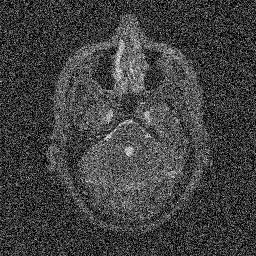
#> input picture frame 2 of HW1/2/MRI-Head.avi, 256 x 256 px
$ python 2.py
#> lines starting #> are read from the running program, lines starting #| are printed output that depends on the picture
import numpy as np
import cv2
import time
import matplotlib.pyplot as plt
cap = cv2.VideoCapture('./2/MRI-Head.avi')

avr = 0
c = 0

first = 0
while(cap.isOpened()):
  ret, frame = cap.read()
#> frame is the input picture: shape (256, 256, 3); min 0, max 255, mean 65
  if first == 0:
        first_frame = frame
        first = 1
  if ret != False:
    cv2.imshow('frame',frame)
    avr += np.array(frame,dtype = 'uint16')
    c += 1
  time.sleep(0.1)
  if cv2.waitKey(1) & 0xFF == ord('q'):
#> (key q is pressed here)
    break


cap.release()
cv2.destroyAllWindows()

avr  = avr / float(c)

fig, axs = plt.subplots(ncols = 2)
axs[0].imshow(np.array(avr,dtype='uint8'))
axs[1].imshow(first_frame)
fig.savefig('./2/compare.jpg')
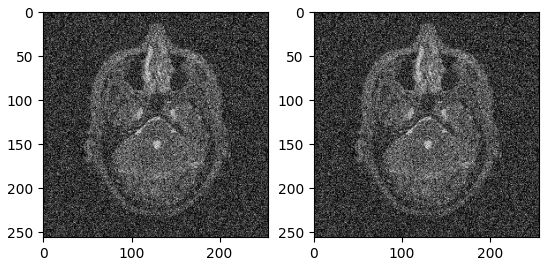
#> figure drawn by matplotlib, 2 panels
plt.show()

mask1 = np.load('./2/mask1.npy')
#> (reads HW1/2/mask1.npy from the repository)
mask2 = np.load('./2/mask2.npy')
#> (reads HW1/2/mask2.npy from the repository)

first = np.multiply(avr[:,:,0], mask1)
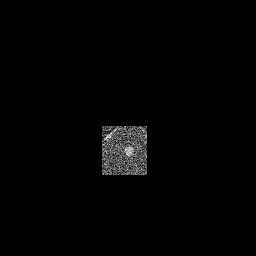
#> first: shape (256, 256) float64; min 0, max 255, mean 3.1
second = np.multiply(avr[:,:,0], mask2)
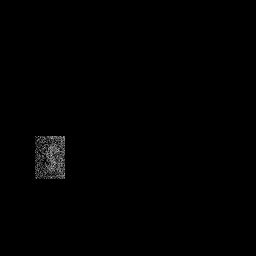
#> second: shape (256, 256) float64; min 0, max 222, mean 1.3

plt.axis('off')
plt.imshow(first + second, cmap='gray')
plt.savefig('./2/masked.jpg')
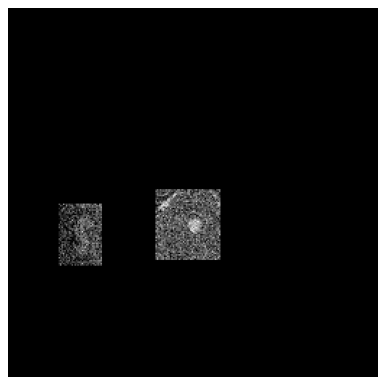
#> figure drawn by matplotlib, 1 panel
plt.show()
